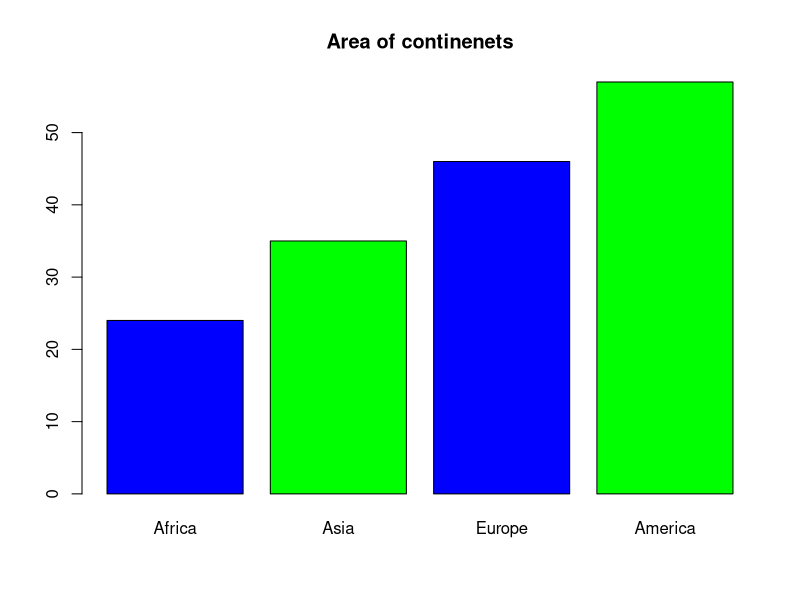

Recreate this plot in R.
continents <- c("Africa","Asia","Europe","America")
area <- c(24,35,46,57)
barplot(area,names.arg=continents,main="Area of continenets",col=c("blue","green"))